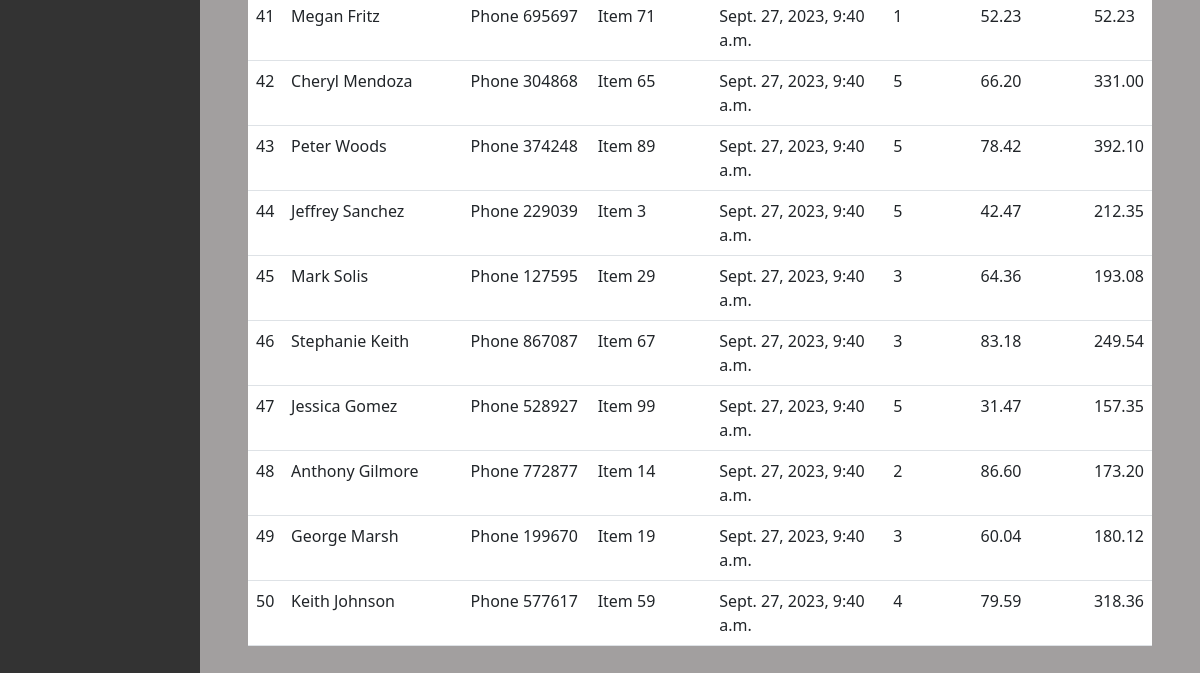
The app's page /sales/ (signed in, lower part), older data.
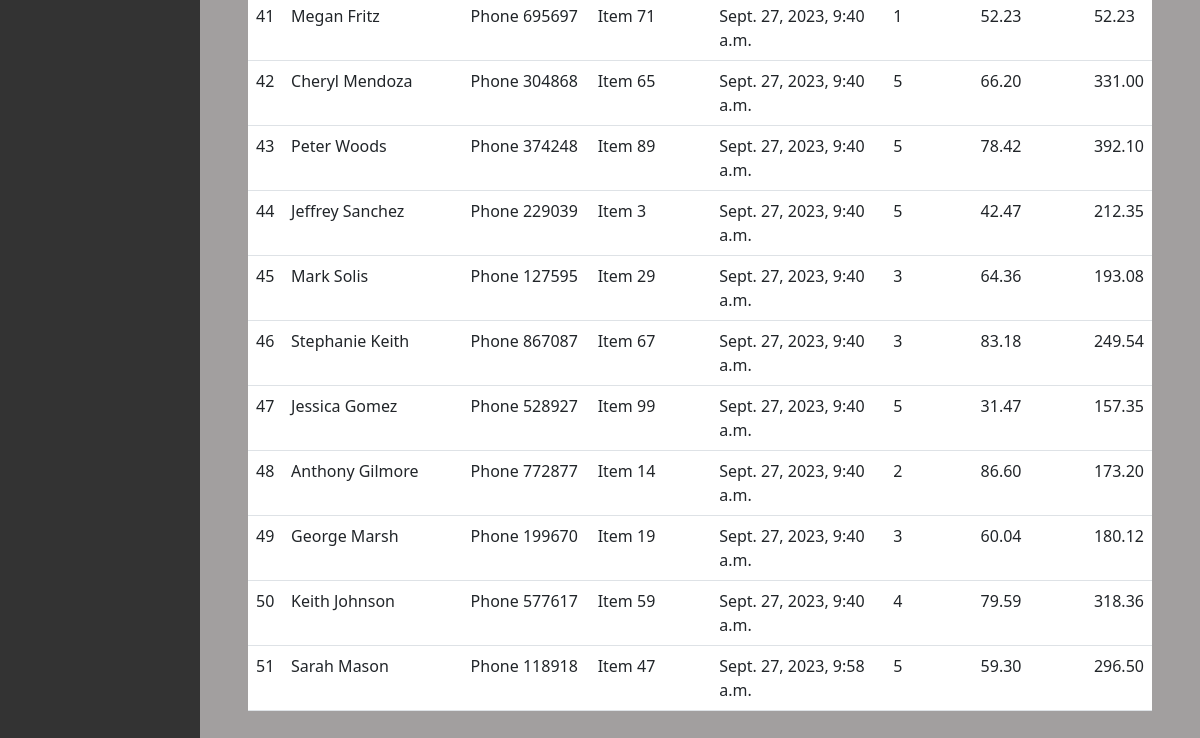
The same page, newer data.
### main/models.py (models this page shows, shortened)
class Order(models.Model):
    seller = models.ForeignKey(Seller, on_delete=models.CASCADE, related_name='order')
    customer = models.ForeignKey(Customer, on_delete=models.CASCADE, related_name='order')
    item = models.ForeignKey(Item, on_delete=models.CASCADE, related_name='order')
    price = models.DecimalField(max_digits=10, decimal_places=2)
    quantity = models.IntegerField()
    order_date = models.DateTimeField(auto_now_add=True)

class Customer(models.Model):
    seller = models.ForeignKey(Seller, on_delete=models.CASCADE, related_name='customer')
    name = models.CharField(max_length=250)
    address = models.TextField()
    phone_num = models.CharField(max_length=20)

class Item(models.Model):
    seller = models.ForeignKey(Seller, on_delete=models.CASCADE, related_name='item')
    title = models.CharField(max_length=150)
    available_units = models.IntegerField()

### main/views.py (the view)
# urls.py: path('sales/', views.sales, name='sales'),
@login_required
def sales(request):
    seller = Seller.objects.get(id=request.user.seller.id)
    orders = Order.objects.filter(seller=seller)
    for order in orders:
        order.total = order.price * order.quantity
    return render(request, "main/sales.html", {"orders":orders})

### main/templates/main/sales.html (shortened to what this page needs)
{% extends 'main/base.html' %}
{% block content %}
<table class="table table-stripped">
    <tbody>
        {% for order in orders %}
            <tr>
                <td>{{ forloop.counter }}</td>
                <td>{{ order.customer.name }}</td>
                <td>{{ order.customer.phone_num }}</td>
                <td>{{ order.item.title }}</td>
                <td>{{ order.order_date }}</td>
                <td>{{ order.quantity }}</td>
                <td>{{ order.price }}</td>
                <td>{{ order.total|floatformat:2 }}</td>
            </tr>
        {% empty %}
            <tr>
                <td colspan="5" class="text-center">No previous sales found.</td>
            </tr>
        {% endfor %}
    </tbody>
</table>
{% endblock %}

### main/templates/main/base.html (shortened to what this page needs)
<!DOCTYPE html>
<html lang="en">
<head>
  <link href="https://cdn.jsdelivr.net/npm/bootstrap@5.3.0-alpha3/dist/css/bootstrap.min.css" rel="stylesheet">
</head>
<body>
  <div class="container-fluid">
    <div class="row">
      <div class="col-lg-2 col-md-3 sidebar">
    </div>
      <div class="col-lg-10 col-md-4 content">
        {% block content %}
        {% endblock %}
      </div>
    </div>
  </div>
</body>
</html>

### main/templates/main/base.html (style rules this page uses)
body { background-color: #a29f9f; color: #fff; }
.sidebar { background-color: #333; min-height: 100vh; padding-top: 3rem; }
.content { padding: 3rem; }

Row changes from the older to the newer data that the page shows:
added Order: customer.name "Sarah Mason", customer.phone_num "Phone 118918", item "Item 47", order_date "Sept. 27, 2023, 9:58 a.m.", quantity "5", price "59.30", total "296.50"
